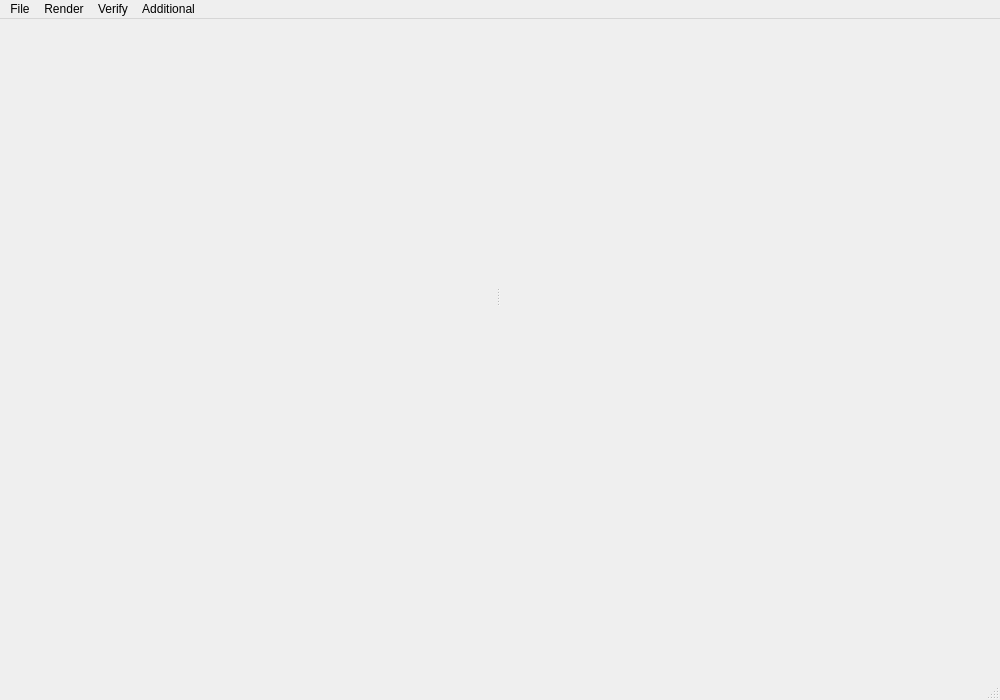
<?xml version="1.0" encoding="UTF-8"?>
<ui version="4.0">
 <class>PlayerWidget</class>
 <widget class="QMainWindow" name="PlayerWidget">
  <property name="geometry">
   <rect>
    <x>0</x>
    <y>0</y>
    <width>1000</width>
    <height>700</height>
   </rect>
  </property>
  <property name="windowTitle">
   <string>ONVIF Player</string>
  </property>
  <widget class="QWidget" name="centralwidget">
   <layout class="QGridLayout" name="gridLayout">
    <property name="leftMargin">
     <number>0</number>
    </property>
    <property name="topMargin">
     <number>0</number>
    </property>
    <property name="rightMargin">
     <number>0</number>
    </property>
    <property name="bottomMargin">
     <number>0</number>
    </property>
    <item row="0" column="2">
     <widget class="QSplitter" name="splitter">
      <property name="orientation">
       <enum>Qt::Horizontal</enum>
      </property>
      <widget class="QWidget" name="frames_list_canvas" native="true">
       <property name="sizePolicy">
        <sizepolicy hsizetype="Expanding" vsizetype="Preferred">
         <horstretch>1</horstretch>
         <verstretch>0</verstretch>
        </sizepolicy>
       </property>
       <property name="minimumSize">
        <size>
         <width>100</width>
         <height>0</height>
        </size>
       </property>
       <property name="maximumSize">
        <size>
         <width>500</width>
         <height>16777215</height>
        </size>
       </property>
       <property name="baseSize">
        <size>
         <width>200</width>
         <height>0</height>
        </size>
       </property>
       <layout class="QGridLayout" name="frames_list_layout">
        <property name="leftMargin">
         <number>0</number>
        </property>
        <property name="topMargin">
         <number>0</number>
        </property>
        <property name="rightMargin">
         <number>0</number>
        </property>
        <property name="bottomMargin">
         <number>0</number>
        </property>
       </layout>
      </widget>
      <widget class="QWidget" name="video_canvas" native="true">
       <property name="sizePolicy">
        <sizepolicy hsizetype="MinimumExpanding" vsizetype="Expanding">
         <horstretch>1</horstretch>
         <verstretch>0</verstretch>
        </sizepolicy>
       </property>
       <property name="minimumSize">
        <size>
         <width>500</width>
         <height>0</height>
        </size>
       </property>
       <property name="baseSize">
        <size>
         <width>0</width>
         <height>0</height>
        </size>
       </property>
       <layout class="QGridLayout" name="video_layout">
        <property name="leftMargin">
         <number>0</number>
        </property>
        <property name="topMargin">
         <number>0</number>
        </property>
        <property name="rightMargin">
         <number>0</number>
        </property>
        <property name="bottomMargin">
         <number>0</number>
        </property>
       </layout>
      </widget>
     </widget>
    </item>
    <item row="1" column="2">
     <widget class="QWidget" name="controls_canvas" native="true">
      <property name="sizePolicy">
       <sizepolicy hsizetype="Expanding" vsizetype="Preferred">
        <horstretch>0</horstretch>
        <verstretch>0</verstretch>
       </sizepolicy>
      </property>
      <property name="maximumSize">
       <size>
        <width>16777215</width>
        <height>100</height>
       </size>
      </property>
      <layout class="QGridLayout" name="controls_layout">
       <property name="leftMargin">
        <number>0</number>
       </property>
       <property name="topMargin">
        <number>0</number>
       </property>
       <property name="rightMargin">
        <number>0</number>
       </property>
       <property name="bottomMargin">
        <number>0</number>
       </property>
      </layout>
     </widget>
    </item>
   </layout>
  </widget>
  <widget class="QMenuBar" name="menubar">
   <property name="geometry">
    <rect>
     <x>0</x>
     <y>0</y>
     <width>1000</width>
     <height>22</height>
    </rect>
   </property>
   <widget class="QMenu" name="menuFile">
    <property name="title">
     <string>File</string>
    </property>
    <addaction name="actionOpen"/>
    <addaction name="separator"/>
    <addaction name="actionExit"/>
   </widget>
   <widget class="QMenu" name="menuVerify">
    <property name="title">
     <string>Verify</string>
    </property>
    <addaction name="actionFile_structure"/>
    <addaction name="actionFile_signature"/>
    <addaction name="separator"/>
    <addaction name="actionCertificate_storage"/>
   </widget>
   <widget class="QMenu" name="menuAdditional">
    <property name="title">
     <string>Additional</string>
    </property>
    <addaction name="actionMemory"/>
   </widget>
   <widget class="QMenu" name="menuRender">
    <property name="title">
     <string>Render</string>
    </property>
    <widget class="QMenu" name="menuVideo_streams">
     <property name="title">
      <string>Video streams</string>
     </property>
     <addaction name="action1"/>
    </widget>
    <widget class="QMenu" name="menuAudio_streams">
     <property name="title">
      <string>Audio streams</string>
     </property>
     <addaction name="action1_2"/>
    </widget>
    <addaction name="menuVideo_streams"/>
    <addaction name="menuAudio_streams"/>
    <addaction name="separator"/>
    <addaction name="actionLocalTime"/>
   </widget>
   <addaction name="menuFile"/>
   <addaction name="menuRender"/>
   <addaction name="menuVerify"/>
   <addaction name="menuAdditional"/>
  </widget>
  <widget class="QStatusBar" name="statusbar"/>
  <action name="actionOpen">
   <property name="text">
    <string>Open</string>
   </property>
  </action>
  <action name="actionExit">
   <property name="text">
    <string>Exit</string>
   </property>
  </action>
  <action name="actionFile_structure">
   <property name="text">
    <string>File structure...</string>
   </property>
  </action>
  <action name="actionFile_signature">
   <property name="text">
    <string>File signature...</string>
   </property>
  </action>
  <action name="actionMemory">
   <property name="text">
    <string>Memory</string>
   </property>
  </action>
  <action name="actionCertificate_storage">
   <property name="text">
    <string>Certificate storage</string>
   </property>
  </action>
  <action name="actionLocalTime">
   <property name="checkable">
    <bool>true</bool>
   </property>
   <property name="checked">
    <bool>true</bool>
   </property>
   <property name="text">
    <string>Show local time</string>
   </property>
  </action>
  <action name="actiontest">
   <property name="text">
    <string>test</string>
   </property>
  </action>
  <action name="action1">
   <property name="text">
    <string>1</string>
   </property>
  </action>
  <action name="action1_2">
   <property name="text">
    <string>1</string>
   </property>
  </action>
 </widget>
 <resources/>
 <connections/>
</ui>
